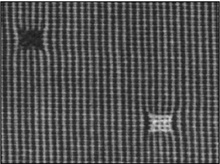
%> input picture Gabor-filter/Defect_3.jpg, 220 x 164 px, shrunk from 353 x 263 before the run
$ octave run.m   (GNU Octave 9; MATLAB toolbox functions it lacks are replaced by stand-ins)
%> lines starting %> are read from the running program, lines starting %| are printed output that depends on the picture; in (x1, y1, x2, y2) boxes, pixels count from 0 and x2, y2 are one past the last pixel; in counts of white or black regions, pixels touching at a corner belong together; the program's own positions count from 1
%> further down, img is the input picture: size 164x220x3 uint8; min 12, max 255, mean 82
### Gabor-filter/gfExtract.m
function featureVector = gfExtract(img)

img = rgb2gray(img);
%> img: size 164x220 uint8
gaborArray = gaborFilterBank(5,8, 39, 39);      % gaborFilterBank(u,v,m,n)
featureVector = gaborFeatures(img,gaborArray,1,1);
% opts = statset('Display','final');
% [idx,ctrs] = kmeans(featureVector,2,...
%                     'Distance','city',...
%                     'Replicates',5,...
%                     'Options',opts);
% plot(idx);

% u - broj skala
% v - broj orjentacija

### Gabor-filter/gaborFilterBank.m
function gaborArray = gaborFilterBank(u,v,m,n)
%> called with u = 5, v = 8, m = 39, n = 39

if (nargin ~= 4)
    error('Not enough input agruments.')
end


%% Create Gabor filters
% Create u*v gabor filters each being an m*n matrix
gaborArray = cell(u,v);

fmax = 0.125;
gama = 0.8;
eta =0.8;

for i = 1:u
    fu = fmax/((sqrt(2))^(i-1));
    alpha = fu/gama;
    beta = fu/eta;
    for j = 1:v
        tetav = ((j-1)/8)*pi;
        gFilter = zeros(m,n);
        for x = 1:m
            for y = 1:n
                xprime = (x-((m+1)/2))*cos(tetav)+(y-((n+1)/2))*sin(tetav);
                yprime = -(x-((m+1)/2))*sin(tetav)+(y-((n+1)/2))*cos(tetav);
                gFilter(x,y) = (fu^2/(pi*gama*eta))*exp(-((alpha^2)*(xprime^2)+(beta^2)*(yprime^2)))*exp(1i*2*pi*fu*xprime);
            end
        end
        gaborArray{i,j} = gFilter;
    end
end


%% Show Gabor filters

% [17 lines of commented-out code are left out]

### Gabor-filter/gaborFeatures.m
function featureVector = gaborFeatures(img,gaborArray,d1,d2)
%> called with d1 = 1, d2 = 1
%% Filtering

% Filter input image by each Gabor filter
[u,v] = size(gaborArray);
gaborResult = cell(u,v);
for i = 1:u
    for j = 1:v
        gaborResult{i,j} = conv2(img,gaborArray{i,j},'same');
        % J{u,v} = filter2(G{u,v},I);
    end
end
%> after the loop, gaborResult = 40 items

%% Feature Extraction
% Extract feature vector from input image
[n,m] = size(img);
%> n = 164; m = 220
s = (n*m)/(d1*d2);
%> s = 36080
l = floor(s*u*v);
%> l = 1443200
featureVector = zeros(l,1);
c = 0;
for i = 1:u
    for j = 1:v

        c = c+1;
        gaborAbs = abs(gaborResult{i,j}); %Mjenjamo sta filter koristi kao poredjenje
        gaborAbs = downsample(gaborAbs,d1);
        gaborAbs = downsample(gaborAbs.',d2);
        gaborAbs = reshape(gaborAbs.',[],1);
        % Normalized to zero mean and unit variance.
        %gaborAbs = (gaborAbs-mean(gaborAbs))/std(gaborAbs,1);
        featureVector(((c-1)*s+1):(c*s)) = gaborAbs;
    end
end
%> after the loop, c = 40

%% Show filtered images
% [17 lines of commented-out code are left out]

### Gabor-filter/run.m


img = imread('Defect_3.jpg');

featureVector = gfExtract(img);

A=[];

for i=1:40
    if i==1
        A(:,:,1)=reshape(featureVector(1:size(img,2)*size(img,1)),size(img,1),size(img,2));

    else
        A(:,:,i)=reshape(featureVector((i-1)*size(img,2)*size(img,1)+1:i*size(img,2)*size(img,1)),size(img,1),size(img,2));
    end
end

% [4 lines of commented-out code are left out]

D=zeros(size(A));
Du = zeros(size(A(:,:,i),1),size(A(:,:,i),2));
%> Du: size 164x220 double; every value is 0
for i = 1:40
    I = std2(A(:,:,i));
    u = mean(mean(A(:,:,i),2));
    for j = 1:size(A(:,:,i),1)
           for k = 1:size(A(:,:,i),2)
               Dx = A(j,k,i) - u;
               if(Dx > 3*I)
                   D(j,k,i) = Dx;
               else
                   D(j,k,i) = 0;
               end
           end
    end
    Du = Du + D(:,:,i);
end
%> this loop made 40 passes
%> (I, u) on passes 1 to 12: (3.01, 2.47), (1.29, 1.26), (0.636, 0.94), (1.59, 5.17), (3.6, 16.19), (1.85, 6.74), (0.775, 1), (1.3, 1.3), (2.88, 2), (1.27, 1.16), (0.578, 0.82), (1.4, 1.48)
%> pass 1, `Du = Du + D(:,:,i);`:
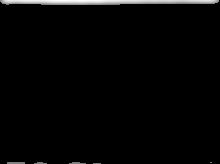
%> Du: size 164x220 double; min 0, max 19.18, mean 0.403; drawn with min black and max white
%> after the loop:
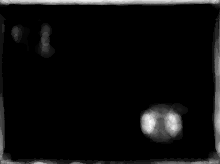
%> Du: size 164x220 double; min 0, max 95.84, mean 5.2; drawn with min black and max white
image = Du./40;
imshow(Du);
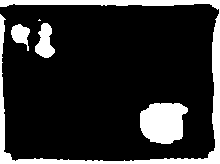
%> displayed picture: size 164x220, on the screen's scale of 0 to 255; 16.8% white; 5 white regions (1 under 20 px), largest, box (x1, y1, x2, y2) and area: (0, 0, 220, 164) 3775, (140, 103, 188, 144) 1566, (35, 23, 55, 58) 437, (11, 24, 30, 51) 294
